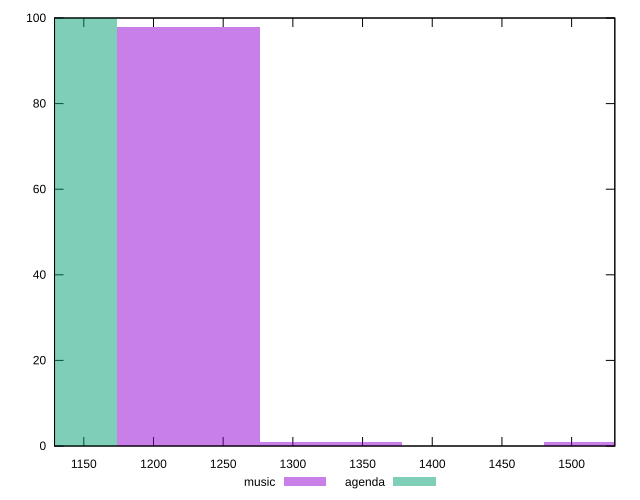

Write gnuplot code to recreate this figure.
reset

$music <<EOF
1531.3080425981223 1
1225.046434078498 98
1327.1336369183728 1
EOF

$agenda <<EOF
1122.959231238623 100
EOF

set key outside below
set boxwidth 102.08720283987482
set xrange [1129:1531]
set yrange [0:100]
set trange [0:100]
set style fill transparent solid 0.5 noborder
set terminal svg size 640, 500 enhanced background rgb 'white'
set output "reports/report_00031_2021-02-24T23-18-18.084Z/uses-rel-preload/comparison/histogram/0_vs_1.svg"

plot $music title "music" with boxes, \
     $agenda title "agenda" with boxes

reset
